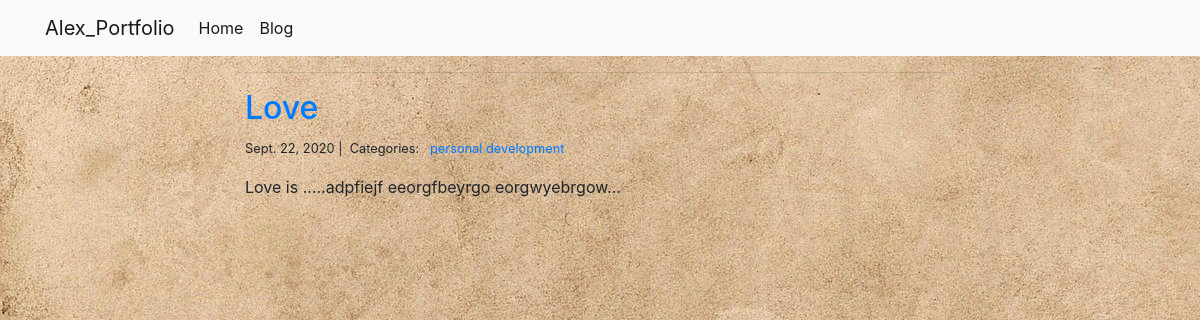
Page /blog/personal development/ on the committed database.
### blog/models.py (models this page shows)
class Post(models.Model):
    title = models.CharField(max_length=300)
    header_image = models.ImageField(
        null=True, blank=True, upload_to='media')
    video = models.FileField(
        default='',
        upload_to='media')
    body = RichTextField(blank=True, null=True)
    created_on = models.DateTimeField(auto_now_add=True)
    last_modified = models.DateTimeField(auto_now=True)
    categories = models.ManyToManyField('Category', related_name='posts')

class Category(models.Model):
    name = models.CharField(max_length=100)

### blog/views.py (the view)
# urls.py: path("<category>/", views.blog_category, name="blog_category"),
def blog_category(request, category):
    posts = Post.objects.filter(
        categories__name__contains=category).order_by('-created_on')
    context = {
        "category": category,
        "posts": posts
    }
    return render(request, "blog_category.html", context)

### blog/templates/blog_category.html (shortened to what this page needs)
{% extends "base2.html" %} {% block content %}
<div class="col-md-8 offset-md-2">
  <hr />
  {% for post in posts %}
  <h2><a href="{% url 'blog_detail' post.pk %}">{{ post.title }}</a></h2>
  {% for category in post.categories.all %}
  <small>
    {{ post.created_on.date }} |&nbsp; Categories: &nbsp;
    <a href="{% url 'blog_category' category.name %}"> {{ category.name }} </a
    >&nbsp;
  </small>
  {% endfor %}
  <p>{{ post.body | safe | slice:":50" }}...</p>
  {% endfor %}
</div>
{% endblock %}

### rows in the picture
Post: title "Love", created_on "Sept. 22, 2020", body "Love is .....adpfiejf eeorgfbeyrgo eorgwyebrgow"
Category: name "personal development"
